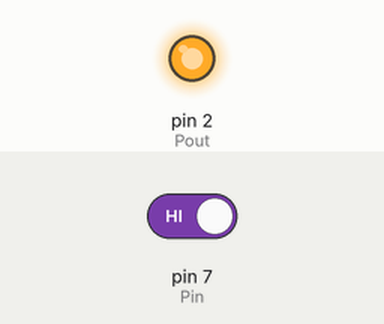
This sketch was run on a simulated Arduino Uno, built with avr-gcc and run on an emulated ATmega328P. Shown: output pins drawn as LEDs (lit = HIGH). Inputs (shaded band) come from the test bench; at power-on: pin 7 (Pin) HIGH.

Above: at 1.2 s.
1.3 s: pin 7 (Pin) driven LOW
Timing chart, 0 to 4.3 s (numbered marks = the images above; inputs shaded):
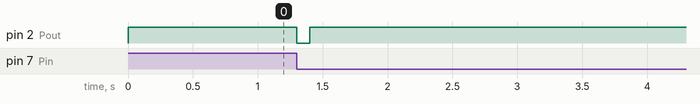

Measured:
- after the input at 1.3 s, pin 2 (Pout): HIGH → LOW at once, → HIGH 0.10 s later

The sketch:

sparkCut.ino
```cpp
const byte Pin = 7;
const byte Pout = 2;

void setup(){
  pinMode(Pin,INPUT);
  pinMode(Pout,OUTPUT);

  digitalWrite(Pout,HIGH);

}

void loop() {

  if (!digitalRead(Pin)){
    digitalWrite(Pout,LOW);
    delay(100);
    digitalWrite(Pout,HIGH);

    while(!digitalRead(Pin)){}
    delay(50);
  }
}
```
